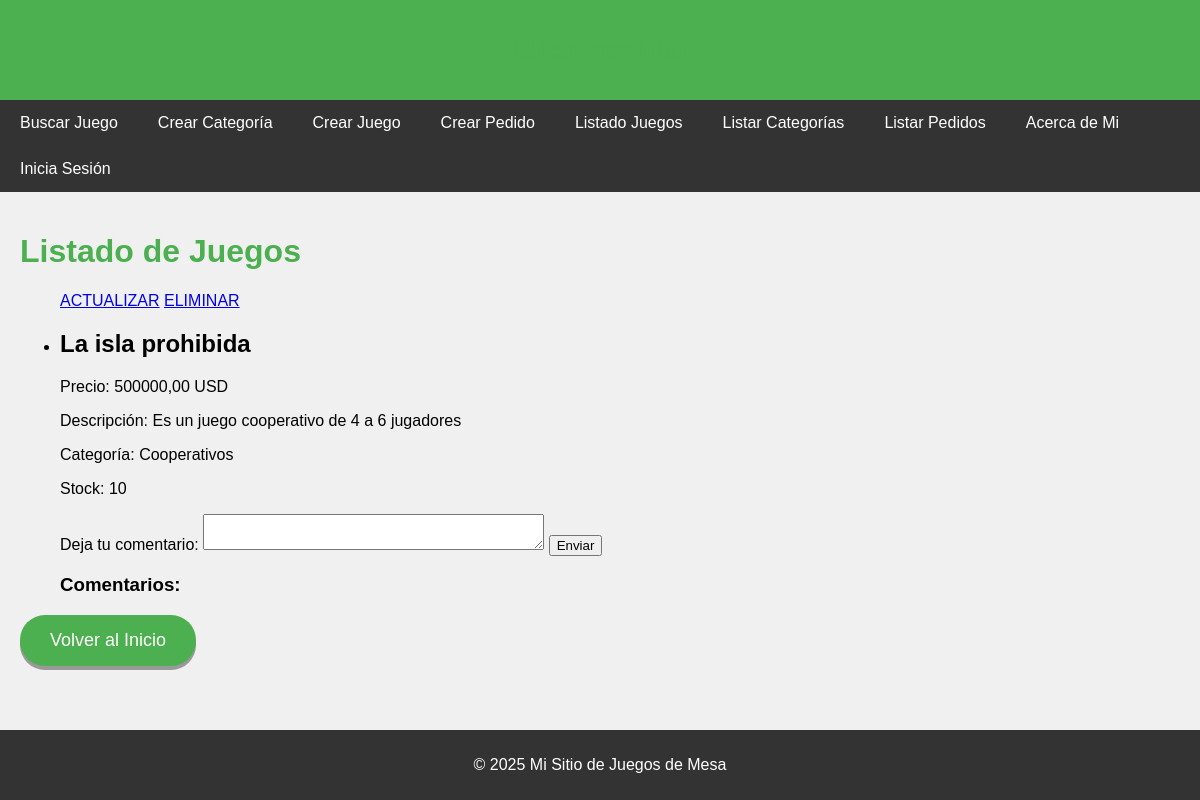
/listar_juegos/, run on an earlier commit of the app's database.
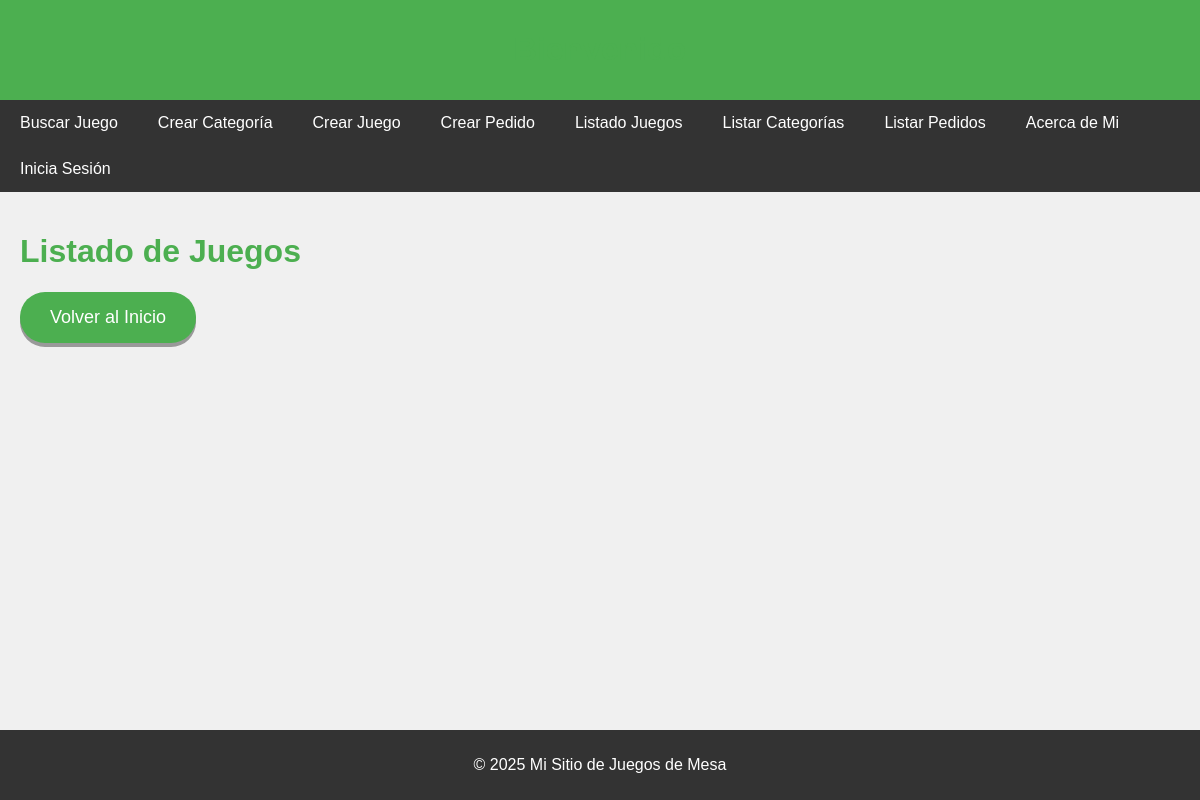
And on a later commit of the database.
### app_juegos/models.py (models this page shows, shortened)
class Juego(models.Model):
    nombre = models.CharField(max_length=100)
    descripcion = models.TextField()
    precio = models.DecimalField(max_digits=10, decimal_places=2)
    categoria = models.ForeignKey('Categoria', on_delete=models.CASCADE)
    stock = models.IntegerField()

class Categoria(models.Model):
    nombre = models.CharField(max_length=100)

### app_juegos/views.py (the view)
# urls.py: path('listar_juegos/', views.listar_juegos, name='listar_juegos'),
def listar_juegos(request):
    juegos = Juego.objects.all()
    contexto = {'juegos': juegos}
    return render(request,'app_juegos/juego_list.html', contexto)

### app_juegos/templates/app_juegos/juego_list.html (shortened to what this page needs)
{% extends 'app_juegos/base.html' %}
{% block content %}
<h1>Listado de Juegos</h1>
<ul>
    {% for juego in juegos %}
        <article>
            <a href="{% url 'app_juegos:update_juegos' id=juego.id %}">ACTUALIZAR</a>
            <a href="{% url 'app_juegos:delete_juegos' id=juego.id%}">ELIMINAR</a>
        <li>
            <h2>{{ juego.nombre }}</h2>
            <p>Precio: {{ juego.precio }} USD</p>
            <p>Descripción: {{ juego.descripcion }}</p>
            <p>Categoría: {{ juego.categoria.nombre }}</p>
            <p>Stock: {{ juego.stock }}</p>
            <form method="post" action="{% url 'app_juegos:add_comment' juego.id %}">
                <label for="comentario">Deja tu comentario:</label>
                <textarea id="comentario" name="comentario" rows="2" cols="40"></textarea>
                <button type="submit">Enviar</button>
            </form>
            <h3>Comentarios:</h3>
        </li>
    {% endfor %}
</ul>
<a href="{% url 'app_juegos:inicio' %}" style="
display: inline-block;
padding: 15px 30px;
font-size: 18px;
color: white;
background-color: #4CAF50;
border: none;
border-radius: 25px;
cursor: pointer;
box-shadow: 0 4px #999;
text-decoration: none;
transition: background-color 0.3s, box-shadow 0.3s, transform 0.3s; " onmouseover="this.style.backgroundColor='#45a049'; this.style.boxShadow='0 8px #666';" onmouseout="this.style.backgroundColor='#4CAF50'; this.style.boxShadow='0 4px #999';" onmousedown="this.style.backgroundColor='#45a049'; this.style.boxShadow='0 4px #666'; this.style.transform='translateY(4px)';" onmouseup="this.style.backgroundColor='#45a049'; this.style.boxShadow='0 8px #666'; this.style.transform='translateY(0)';"> Volver al Inicio </a>
{% endblock %}

### app_juegos/templates/app_juegos/base.html (shortened to what this page needs)
<!DOCTYPE html>
<html lang="es">
<head>
</head>
<body>
    <header>
        <h1>{% block header %}Bienvenido{% endblock %}</h1>
    </header>
    <nav>
        <ul>
            <li><a href="{% url 'app_juegos:buscar_juego' %}">Buscar Juego</a></li>
            <li><a href="{% url 'app_juegos:crear_categoria' %}">Crear Categoría</a></li>
            <li><a href="{% url 'app_juegos:crear_juego' %}">Crear Juego</a></li>
            <li><a href="{% url 'app_juegos:crear_pedido' %}">Crear Pedido</a></li>
            <li><a href="{% url 'app_juegos:listar_juegos' %}">Listado Juegos</a></li>
            <li><a href="{% url 'app_juegos:lista_categorias' %}">Listar Categorías</a></li>
            <li><a href="{% url 'app_juegos:lista_pedidos' %}">Listar Pedidos</a></li>
            <li><a href="{% url 'app_juegos:about' %}">Acerca de Mi</a></li>
            <li><a href="{% url 'app_login:login' %}">Inicia Sesión</a></li>
        </ul>
    </nav>
    <main>
        {% block content %}{% endblock %}
    </main>
    <footer>
        <p>&copy; 2025 Mi Sitio de Juegos de Mesa</p>
    </footer>
</body>
</html>

### app_juegos/templates/app_juegos/base.html (style rules this page uses)
body { font-family: Arial, sans-serif; background-color: #f0f0f0; margin: 0; padding: 0; }
header { background-color: #4CAF50; color: white; text-align: center; padding: 10px 0; }
nav { background-color: #333; overflow: hidden; }
nav ul { list-style-type: none; margin: 0; padding: 0; }
nav ul li { float: left; }
nav ul li a { display: block; color: white; text-align: center; padding: 14px 20px; text-decoration: none; }
main { padding: 20px; }
footer { background-color: #333; color: white; text-align: center; padding: 10px 0; position: fixed; width: 100%; bottom: 0; }
h1 { color: #4CAF50; }

What changed in the data, as far as the page shows it:
removed Juego: nombre "La isla prohibida", precio "500000,00", descripcion "Es un juego cooperativo de 4 a 6 jugadores", categoria.nombre "Cooperativos", stock "10"
